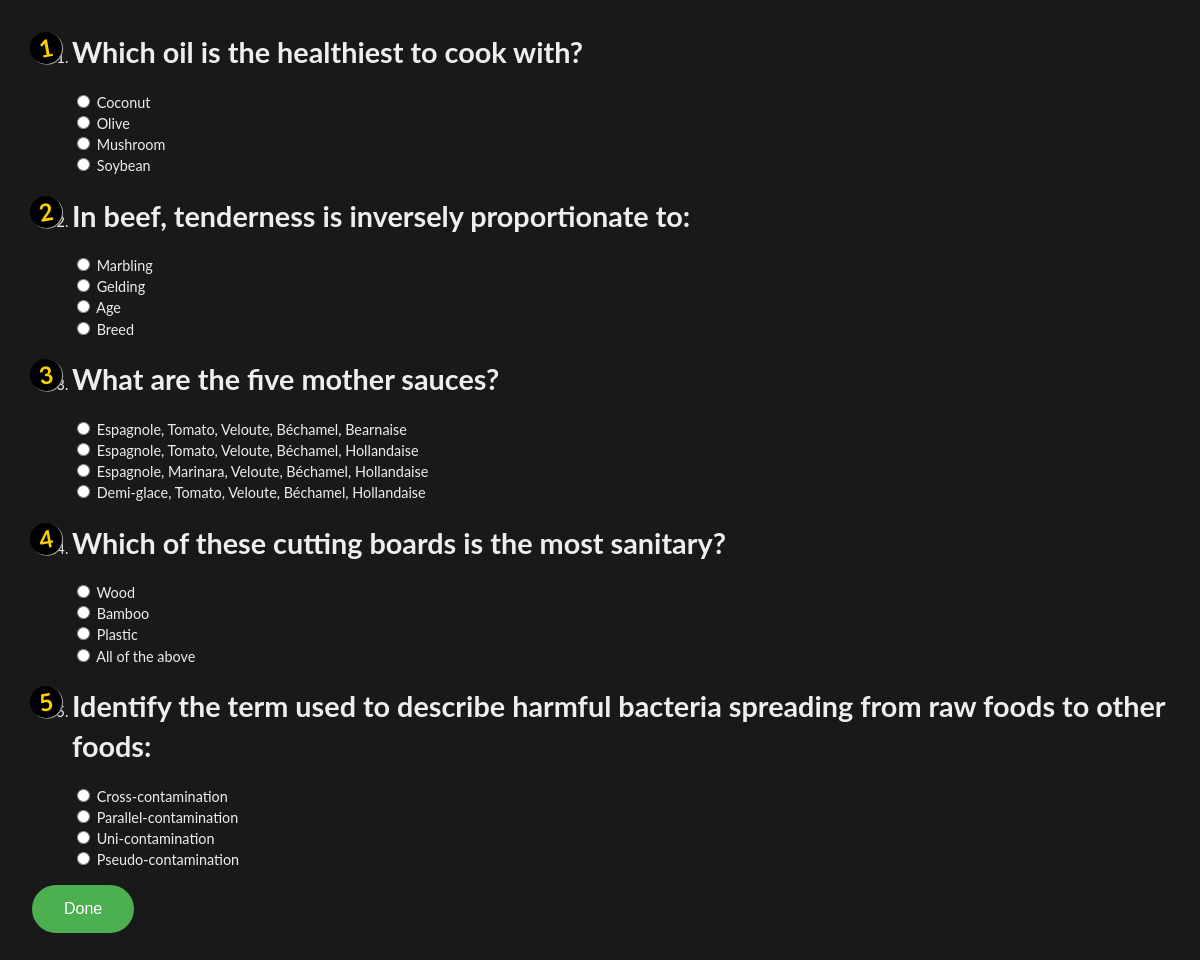
The page /cursoOnline/1/1/cursoQuestoes/ on the database its author committed.
### cursoOnline/models.py (models this page shows, shortened)
class Questao(models.Model):
    questao_texto = models.CharField(max_length=200)
    curso = models.ForeignKey(Curso, on_delete=models.CASCADE)

class Opcao(models.Model):
    questao = models.ForeignKey(Questao, on_delete=models.CASCADE)
    opcao_texto = models.CharField(max_length=200)
    certo= models.BooleanField(default=False)
    votos = models.IntegerField(default=0)

### cursoOnline/views.py (the view)
# urls.py: url(r'^(?P<curso_id>[0-9]+)/(?P<participante_id>[0-9]+)/cursoQuestoes/$', views.cursoQuestoes, name='cursoQuestoes'),
def cursoQuestoes(request, curso_id, participante_id):
    participante = get_object_or_404(Participante, pk=participante_id)
    curso = get_object_or_404(Curso, pk=curso_id)
    question_list = Questao.objects.all().filter(curso=curso_id).order_by('?')[:5]
    template = loader.get_template('cursoOnline/cursoQuestoes.html')
    questions=Questao.objects.all()
    context = {'curso': curso, 'participante': participante, 'question_list': question_list}
    if request.method == 'POST':
        right = 0
        for q in questions:
            try:
                s = 'opcaoQ' + str(q.id)
                if request.POST.get(s):
                    opcao_selecionada = q.opcao_set.get(pk=request.POST.get(s))
                else:
                    continue
            except (KeyError, Opcao.DoesNotExist):
                return render(request, 'cursoOnline/cursoQuestoes.html', {'q': q, 'error_message': "Não escolheu uma opção", })
            else:
                if opcao_selecionada.certo:
                    right += 1
        righta(0, right)
        if right >= 3:
            participante.passed = True
            participante.save()
            return HttpResponseRedirect(reverse('cursoOnline:right', args=(curso_id, participante_id)))
        else:
            return HttpResponseRedirect(reverse('cursoOnline:wrong', args=(curso_id, participante_id)))
    else:
        return HttpResponse(template.render(context, request))

### cursoOnline/templates/cursoOnline/cursoQuestoes.html (shortened to what this page needs)
<head>
    {% load static %}
    <link rel="stylesheet" type="text/css" href="{% static 'cursoOnline/cursoQuestoes.css' %}">
</head>
<body>
    <form method="POST">
        <ol>
            {% for questao in question_list %}
                <li>
                    <h1>{{ questao.questao_texto }}</h1>
                    {% for opcao in questao.opcao_set.all %}
                    <input type="radio" name="opcaoQ{{ questao.id }}" id="opcao{{ forloop.counter }}" value="{{ opcao.id }}" />
                    <label for="opcao{{ forloop.counter }}">
                        {{ opcao.opcao_texto }}
                    </label>
                    <br />
                    {% endfor %}
                </li>
            {% endfor %}
        </ol>
        <input type="submit" id="id1" value="Done" >
    </form>
</body>

### cursoOnline/static/cursoOnline/cursoQuestoes.css (style rules this page uses)
ol { max-width: 350px; counter-reset: my-awesome-counter; list-style: none; padding-left: 40px; }
ol li { margin: 0 0 0.5rem 0; counter-increment: my-awesome-counter; position: relative; }
ol li::before { content: counter(my-awesome-counter); color: #fcd000; font-size: 1.5rem; font-weight: bold; position: absolute; --size: 32px; left: calc(-1 * var(--size) - 10px); line-height: var(--size); width: var(--size); height: var(--size); top: 0; transform: rotate(-10deg); background: black; border-radius: 50%; text-align: center; box-shadow: 1px 1px 0 #999; }
body { background: #191919; color: #eee; font-family: Lato, sans-serif; line-height: 1.4; font-size: 90%; margin: 2rem; }
#id1 { background-color: #4CAF50; border: 2px; border-radius: 25px; color: white; padding: 15px 32px; text-align: center; text-decoration: none; display: inline-block; font-size: 16px; }

### rows shown on the page
Questao: questao_texto "Which oil is the healthiest to cook with?"
Opcao: opcao_texto "Coconut"
Opcao: opcao_texto "Olive"
Opcao: opcao_texto "Mushroom"
Opcao: opcao_texto "Soybean"
Questao: questao_texto "In beef, tenderness is inversely proportionate to:"
Opcao: opcao_texto "Marbling"
Opcao: opcao_texto "Gelding"
Opcao: opcao_texto "Age"
Opcao: opcao_texto "Breed"
Questao: questao_texto "What are the five mother sauces?"
Opcao: opcao_texto "Espagnole, Tomato, Veloute, Béchamel, Bearnaise"
Opcao: opcao_texto "Espagnole, Tomato, Veloute, Béchamel, Hollandaise"
Opcao: opcao_texto "Espagnole, Marinara, Veloute, Béchamel, Hollandaise"
Opcao: opcao_texto "Demi-glace, Tomato, Veloute, Béchamel, Hollandaise"
Questao: questao_texto "Which of these cutting boards is the most sanitary?"
Opcao: opcao_texto "Wood"
Opcao: opcao_texto "Bamboo"
Opcao: opcao_texto "Plastic"
Opcao: opcao_texto "All of the above"
Questao: questao_texto "Identify the term used to describe harmful bacteria spreading from raw foods to other foods:"
Opcao: opcao_texto "Cross-contamination"
Opcao: opcao_texto "Parallel-contamination"
Opcao: opcao_texto "Uni-contamination"
Opcao: opcao_texto "Pseudo-contamination"
